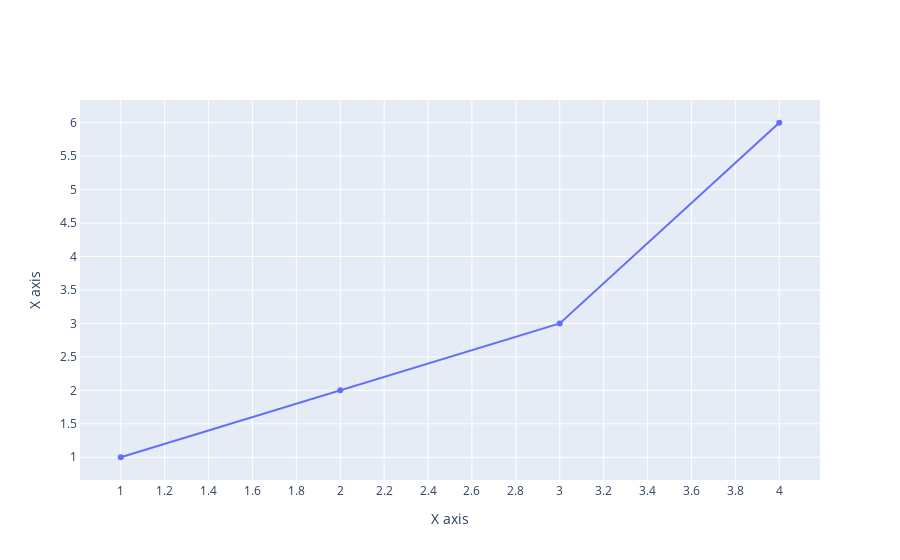

The notebook cell saved with this chart:
### Code cell
import plotly.offline as py
from plotly.graph_objs import Scatter, Layout
import plotly.graph_objs as go

py.init_notebook_mode(connected=True)
trace=go.Scatter(
    x=[1,2,3,4],
    y=[1,2,3,6]
)
axis_template=dict(
    showgrid=True,  #网格
    zeroline=True,  #是否显示基线,即沿着(0,0)画出x轴和y轴
    nticks=20,
    showline=True,
    title='X axis',
    mirror='all',
    zerolinecolor="#FF0000"
)
layout=go.Layout(
    xaxis=axis_template,
    yaxis=axis_template
)
data=[trace]
fig=go.Figure(
    data=data,
    layout=layout
)
py.iplot(fig)

### Figure 1 — Plotly figure (JSON) as saved in the notebook; plotly's stock layout.template omitted (floating-point values rounded to 4 significant figures)
{"data": [{"type": "scatter", "x": [1, 2, 3, 4], "y": [1, 2, 3, 6]}], "layout": {"xaxis": {"mirror": "all", "nticks": 20, "showgrid": true, "showline": true, "title": {"text": "X axis"}, "zeroline": true, "zerolinecolor": "#FF0000"}, "yaxis": {"mirror": "all", "nticks": 20, "showgrid": true, "showline": true, "title": {"text": "X axis"}, "zeroline": true, "zerolinecolor": "#FF0000"}}}
